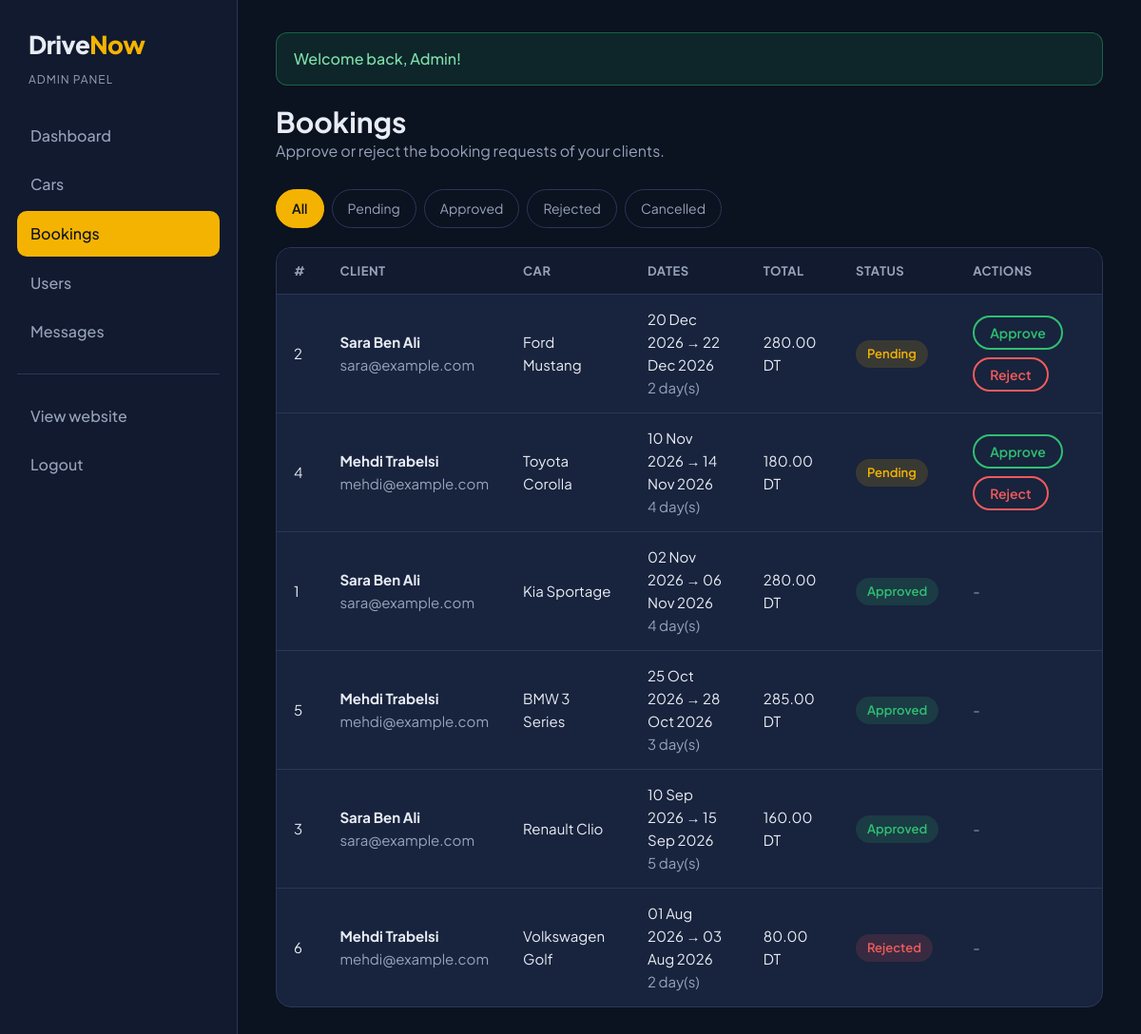
The app's page /admin/bookings.php (signed in) with its own data.
### tables this page shows
CREATE TABLE bookings (
    id INT AUTO_INCREMENT PRIMARY KEY,
    user_id INT NOT NULL,
    car_id INT NOT NULL,
    start_date DATE NOT NULL,
    end_date DATE NOT NULL,
    total_price DECIMAL(10,2) NOT NULL,
    status ENUM('pending', 'approved', 'rejected', 'cancelled') NOT NULL DEFAULT 'pending',
    created_at DATETIME DEFAULT CURRENT_TIMESTAMP,
    FOREIGN KEY (user_id) REFERENCES users(id) ON DELETE CASCADE,
    FOREIGN KEY (car_id) REFERENCES cars(id)
);

CREATE TABLE users (
    id INT AUTO_INCREMENT PRIMARY KEY,
    name VARCHAR(100) NOT NULL,
    email VARCHAR(150) NOT NULL UNIQUE,
    phone VARCHAR(30),
    password VARCHAR(255) NOT NULL,
    role ENUM('user', 'admin') NOT NULL DEFAULT 'user',
    created_at DATETIME DEFAULT CURRENT_TIMESTAMP
);

CREATE TABLE cars (
    id INT AUTO_INCREMENT PRIMARY KEY,
    brand VARCHAR(50) NOT NULL,
    model VARCHAR(50) NOT NULL,
    year INT NOT NULL,
    type VARCHAR(30) NOT NULL,
    transmission VARCHAR(20) NOT NULL,
    seats INT NOT NULL,
    fuel VARCHAR(20) NOT NULL,
    price_per_day DECIMAL(8,2) NOT NULL,
    image VARCHAR(255),
    description TEXT,
    is_available TINYINT(1) NOT NULL DEFAULT 1,
    created_at DATETIME DEFAULT CURRENT_TIMESTAMP
);

### admin/bookings.php (the view, shortened to what this page needs)
<?php
require_once "../includes/db.php";
require_once "../includes/functions.php";
$statuses = ["pending", "approved", "rejected", "cancelled"];
$filter = isset($_GET['status']) && in_array($_GET['status'], $statuses) ? $_GET['status'] : "";
$sql = "SELECT bookings.*, users.name, users.email, cars.brand, cars.model
        FROM bookings
        JOIN users ON users.id = bookings.user_id
        JOIN cars ON cars.id = bookings.car_id";
$sql .= " ORDER BY bookings.start_date DESC";
$stmt = mysqli_prepare($conn, $sql);
mysqli_stmt_execute($stmt);
$bookings = mysqli_stmt_get_result($stmt);
require_once "includes/admin-header.php";
?>
<div class="admin-top">
    <div>
        <h1>Bookings</h1>
        <p class="muted">Approve or reject the booking requests of your clients.</p>
    </div>
</div>
<div class="tabs">
    <a href="bookings.php" class="<?php if ($filter == "") echo "active"; ?>">All</a>
    <?php foreach ($statuses as $status) { ?>
        <a href="bookings.php?status=<?php echo $status; ?>" class="<?php if ($filter == $status) echo "active"; ?>"><?php echo ucfirst($status); ?></a>
    <?php } ?>
</div>
<?php if (mysqli_num_rows($bookings) == 0) { ?>
    <div class="empty-box">
        <h3>No bookings here</h3>
    </div>
<?php } else { ?>
    <div class="table-wrap">
        <table>
            <thead>
                <tr>
                    <th>#</th>
                    <th>Client</th>
                    <th>Car</th>
                    <th>Dates</th>
                    <th>Total</th>
                    <th>Status</th>
                    <th>Actions</th>
                </tr>
            </thead>
            <tbody>
                <?php while ($booking = mysqli_fetch_assoc($bookings)) { ?>
                    <tr>
                        <td><?php echo $booking['id']; ?></td>
                        <td>
                            <strong><?php echo e($booking['name']); ?></strong><br>
                            <span class="muted"><?php echo e($booking['email']); ?></span>
                        </td>
                        <td><?php echo e($booking['brand'] . ' ' . $booking['model']); ?></td>
                        <td>
                            <?php echo format_date($booking['start_date']); ?> &rarr; <?php echo format_date($booking['end_date']); ?><br>
                            <span class="muted"><?php echo count_days($booking['start_date'], $booking['end_date']); ?> day(s)</span>
                        </td>
                        <td><?php echo format_price($booking['total_price']); ?></td>
                        <td><?php echo status_badge($booking['status']); ?></td>
                        <td>
                            <?php if ($booking['status'] == "pending") { ?>
                                <div class="actions">
                                    <form method="post">
                                        <button type="submit" class="btn btn-success btn-small">Approve</button>
                                    </form>
                                    <form method="post">
                                        <button type="submit" class="btn btn-danger btn-small" data-confirm="Reject this booking?">Reject</button>
                                    </form>
                                </div>
                            <?php } else { ?>
                                <span class="muted">-</span>
                            <?php } ?>
                        </td>
                    </tr>
                <?php } ?>
            </tbody>
        </table>
    </div>
<?php } ?>
<?php require_once "includes/admin-footer.php"; ?>

### includes/functions.php (shortened to what this page needs)
<?php
function e($text)
{
    return htmlspecialchars((string) $text, ENT_QUOTES, 'UTF-8');
}
function show_message()
{
    if (isset($_SESSION['message'])) {
        echo '<div class="alert alert-' . e($_SESSION['message_type']) . '">' . e($_SESSION['message']) . '</div>';
    }
}
function format_price($price)
{
    return number_format($price, 2) . ' DT';
}
function format_date($date)
{
    return date("d M Y", strtotime($date));
}
function count_days($start_date, $end_date)
{
    $days = (strtotime($end_date) - strtotime($start_date)) / 86400;
    return (int) $days;
}
function status_badge($status)
{
    return '<span class="badge badge-' . e($status) . '">' . e(ucfirst($status)) . '</span>';
}

### css/style.css (style rules this page uses)
:root { --navy-900: #0b1220; --navy-800: #111a2e; --navy-700: #18233d; --navy-600: #23304f; --border: #2a3758; --text: #e8ecf4; --muted: #97a3ba; --accent: #f5b301; --accent-hover: #ffc629; --green: #2fbf71; --red: #ef5b5b; --blue: #4c8dff; --radius: 16px; }
* { margin: 0; padding: 0; box-sizing: border-box; }
body { font-family: 'Plus Jakarta Sans', Arial, sans-serif; background: var(--navy-900); color: var(--text); font-size: 16px; line-height: 1.6; }
a { color: var(--accent); text-decoration: none; }
h1, h2, h3, h4 { line-height: 1.2; font-weight: 700; }
.muted { color: var(--muted); }
.btn { display: inline-block; padding: 12px 24px; border-radius: 999px; border: 2px solid transparent; font-family: inherit; font-size: 15px; font-weight: 600; cursor: pointer; transition: 0.2s; text-align: center; }
.btn-danger { background: transparent; border-color: var(--red); color: var(--red); }
.btn-success { background: transparent; border-color: var(--green); color: var(--green); }
.btn-small { padding: 7px 16px; font-size: 14px; }
.alert { padding: 14px 18px; border-radius: 12px; font-weight: 500; margin-bottom: 20px; }
.alert-success { background: rgba(47, 191, 113, 0.12); border: 1px solid rgba(47, 191, 113, 0.4); color: #7fe0aa; }
.table-wrap { overflow-x: auto; background: var(--navy-700); border: 1px solid var(--border); border-radius: var(--radius); }
table { width: 100%; border-collapse: collapse; min-width: 700px; }
th, td { padding: 14px 18px; text-align: left; border-bottom: 1px solid var(--border); font-size: 15px; }
th { color: var(--muted); font-size: 13px; text-transform: uppercase; letter-spacing: 0.5px; background: var(--navy-800); }
tr:last-child td { border-bottom: none; }
.actions { display: flex; gap: 8px; flex-wrap: wrap; }
.actions form { display: inline; }
.badge { display: inline-block; padding: 4px 12px; border-radius: 999px; font-size: 13px; font-weight: 600; }
.badge-pending { background: rgba(245, 179, 1, 0.15); color: var(--accent); }
.badge-approved, .badge-available { background: rgba(47, 191, 113, 0.15); color: var(--green); }
.badge-rejected, .badge-unavailable { background: rgba(239, 91, 91, 0.15); color: var(--red); }
.admin-top { display: flex; justify-content: space-between; align-items: center; gap: 20px; flex-wrap: wrap; margin-bottom: 28px; }
.admin-top h1 { font-size: 30px; }
.tabs { display: flex; gap: 8px; flex-wrap: wrap; margin-bottom: 20px; }
.tabs a { padding: 8px 16px; border-radius: 999px; border: 1px solid var(--border); color: var(--muted); font-size: 14px; }
.tabs a.active { background: var(--accent); border-color: var(--accent); color: var(--navy-900); font-weight: 600; }

### records on screen
bookings: id "2", user.name "Sara Ben Ali", user.email "sara@example.com", car.model "Ford Mustang", start_date "20 Dec 2026", end_date "22 Dec 2026", start_date+end_date "2", total_price "280.00 DT", status "Pending"
bookings: id "4", user.name "Mehdi Trabelsi", user.email "mehdi@example.com", car.model "Toyota Corolla", start_date "10 Nov 2026", end_date "14 Nov 2026", start_date+end_date "4", total_price "180.00 DT", status "Pending"
bookings: id "1", user.name "Sara Ben Ali", user.email "sara@example.com", car.model "Kia Sportage", start_date "02 Nov 2026", end_date "06 Nov 2026", start_date+end_date "4", total_price "280.00 DT", status "Approved"
bookings: id "5", user.name "Mehdi Trabelsi", user.email "mehdi@example.com", car.model "BMW 3 Series", start_date "25 Oct 2026", end_date "28 Oct 2026", start_date+end_date "3", total_price "285.00 DT", status "Approved"
bookings: id "3", user.name "Sara Ben Ali", user.email "sara@example.com", car.model "Renault Clio", start_date "10 Sep 2026", end_date "15 Sep 2026", start_date+end_date "5", total_price "160.00 DT", status "Approved"
bookings: id "6", user.name "Mehdi Trabelsi", user.email "mehdi@example.com", car.model "Volkswagen Golf", start_date "01 Aug 2026", end_date "03 Aug 2026", start_date+end_date "2", total_price "80.00 DT", status "Rejected"

### other values on screen
$label "Dashboard Cars Bookings Users Messages"
$_SESSION['message'] "Welcome back, Admin!"
$status "Pending"
$status "Approved"
$status "Rejected"
$status "Cancelled"
